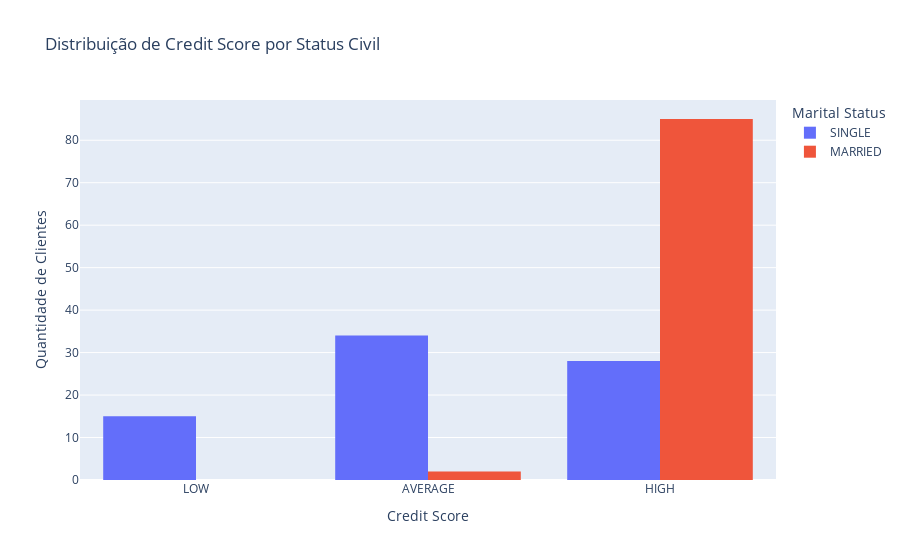

Write notebook code for a chart like this one.
### Markdown cell above
# Marital Status x Credit Score
Reposta: Talvez uma associação, já que de acordo com o gráfico, pessoas casadas tem uma tendencia muito maior a ter um Score alto e pessoas solteiras a ter um Score baixo, possívelmente pois casamento muitas vezes está associados a estabilidade e responsabilidade, possívelmete explicando o motivo do gráfico estar divido dessa forma.

### Code cell
fig = px.histogram(
    df,
    x='Credit Score',
    color='Marital Status',
     category_orders={'Credit Score': ['LOW', 'AVERAGE', 'HIGH']},
    barmode='group',
    title='Distribuição de Credit Score por Status Civil'
)

fig.update_layout(
    xaxis_title='Credit Score',
    yaxis_title='Quantidade de Clientes'
)

### Figure 1 — Plotly figure (JSON) as saved in the notebook; plotly's stock layout.template omitted (floating-point values rounded to 4 significant figures)
{"data": [{"alignmentgroup": "True", "bingroup": "x", "hovertemplate": "Marital Status=SINGLE<br>Credit Score=%{x}<br>count=%{y}<extra></extra>", "legendgroup": "SINGLE", "marker": {"color": "#636efa", "pattern": {"shape": ""}}, "name": "SINGLE", "offsetgroup": "SINGLE", "orientation": "v", "showlegend": true, "type": "histogram", "x": ["HIGH", "HIGH", "AVERAGE", "AVERAGE", "HIGH", "LOW", "AVERAGE", "HIGH", "LOW", "AVERAGE", "HIGH", "LOW", "AVERAGE", "HIGH", "AVERAGE", "HIGH", "AVERAGE", "AVERAGE", "HIGH", "LOW", "AVERAGE", "HIGH", "LOW", "AVERAGE", "HIGH", "LOW", "AVERAGE", "HIGH", "AVERAGE", "AVERAGE", "HIGH", "AVERAGE", "AVERAGE", "HIGH", "LOW", "AVERAGE", "HIGH", "LOW", "AVERAGE", "HIGH", "LOW", "AVERAGE", "HIGH", "AVERAGE", "AVERAGE", "HIGH", "AVERAGE", "AVERAGE", "HIGH", "LOW", "AVERAGE", "HIGH", "LOW", "AVERAGE", "HIGH", "LOW", "AVERAGE", "HIGH", "AVERAGE", "AVERAGE", "AVERAGE", "HIGH", "HIGH", "AVERAGE", "HIGH", "AVERAGE", "AVERAGE", "HIGH", "LOW", "AVERAGE", "HIGH", "LOW", "AVERAGE", "HIGH", "LOW", "AVERAGE", "HIGH"], "xaxis": "x", "yaxis": "y"}, {"alignmentgroup": "True", "bingroup": "x", "hovertemplate": "Marital Status=MARRIED<br>Credit Score=%{x}<br>count=%{y}<extra></extra>", "legendgroup": "MARRIED", "marker": {"color": "#EF553B", "pattern": {"shape": ""}}, "name": "MARRIED", "offsetgroup": "MARRIED", "orientation": "v", "showlegend": true, "type": "histogram", "x": ["HIGH", "HIGH", "HIGH", "HIGH", "HIGH", "HIGH", "HIGH", "HIGH", "HIGH", "HIGH", "HIGH", "HIGH", "HIGH", "HIGH", "HIGH", "HIGH", "HIGH", "HIGH", "HIGH", "HIGH", "HIGH", "HIGH", "HIGH", "HIGH", "HIGH", "HIGH", "HIGH", "HIGH", "HIGH", "HIGH", "HIGH", "HIGH", "HIGH", "HIGH", "HIGH", "HIGH", "HIGH", "HIGH", "HIGH", "HIGH", "HIGH", "HIGH", "HIGH", "HIGH", "HIGH", "HIGH", "HIGH", "HIGH", "HIGH", "HIGH", "HIGH", "HIGH", "HIGH", "HIGH", "HIGH", "HIGH", "HIGH", "HIGH", "HIGH", "HIGH", "HIGH", "HIGH", "HIGH", "HIGH", "HIGH", "HIGH", "HIGH", "HIGH", "HIGH", "AVERAGE", "AVERAGE", "HIGH", "HIGH", "HIGH", "HIGH", "HIGH", "HIGH", "HIGH", "HIGH", "HIGH", "HIGH", "HIGH", "HIGH", "HIGH", "HIGH", "HIGH", "HIGH"], "xaxis": "x", "yaxis": "y"}], "layout": {"barmode": "group", "legend": {"title": {"text": "Marital Status"}, "tracegroupgap": 0}, "title": {"text": "Distribuição de Credit Score por Status Civil"}, "xaxis": {"anchor": "y", "categoryarray": ["LOW", "AVERAGE", "HIGH"], "categoryorder": "array", "domain": [0, 1], "title": {"text": "Credit Score"}}, "yaxis": {"anchor": "x", "domain": [0, 1], "title": {"text": "Quantidade de Clientes"}}}}
